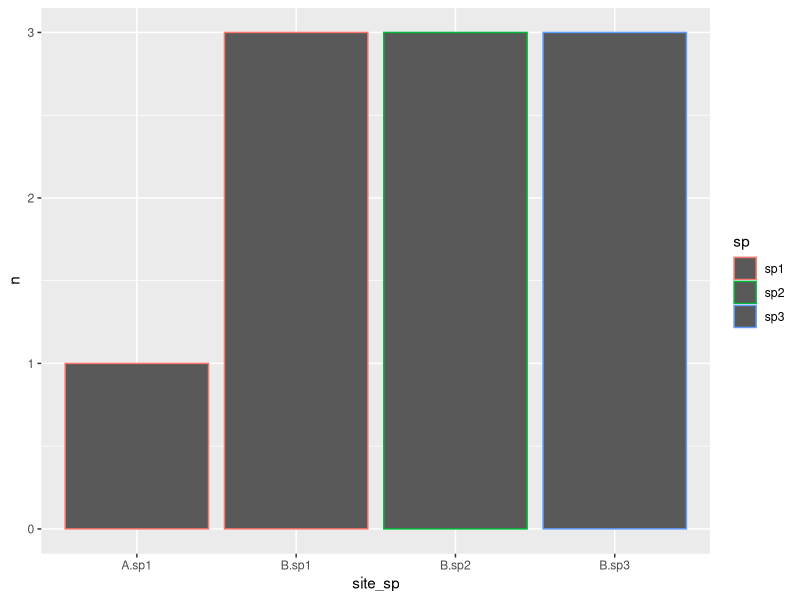

Reproduce this figure in R.
## ---- chunk 1
knitr::opts_chunk$set(echo = TRUE, collapse = TRUE)
## ---- chunk 2
library(tidyverse)
## ---- chunk 3
dataset <- tibble::tribble(
  ~site,  ~sp, ~other_vars,
    "A", "sp1",          1,
    "A", "sp1",          1,
    "A", "sp1",          2,
    "B", "sp1",          3,
    "B", "sp2",          4,
    "B", "sp3",          5
)
dataset
## ---- chunk 4
n_sp <- dataset %>% 
  group_by(site) %>% 
  summarise(n = n_distinct(sp))
n_sp
## ---- chunk 5
dataset %>% 
  select(site, sp) %>% 
  unique() %>% 
  count(site)
## ---- chunk 6
dataset %>% 
  select(site, sp) %>% 
  unique() %>% 
  # This is wrong! You should count by site -- not species.
  count(sp)
## ---- chunk 7
site_species <- dataset %>% 
  select(site, sp) %>% 
  unique() %>% 
  add_count(site)
site_species
## ---- chunk 8
library(ggplot2)

to_plot <- site_species %>% mutate(site_sp = interaction(site, sp))

ggplot(to_plot, aes(site_sp, n, color = sp)) +
  geom_col()
